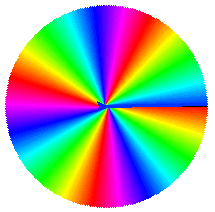

The script that drew this image:
"""
   本程序需要coloradd模块支持,安装方法
   pip install coloradd
   技术支持微信 scratch8
"""
import turtle
from coloradd import coloradd

turtle.delay(0)
turtle.speed(0)
turtle.pensize(3)
turtle.colormode(255)      # 设定颜色模式为255

c = (255,0,0)
for _ in range(360):
    turtle.fd(100)         # 前进100个单位
    turtle.bk(100)         # 倒退100个单位
    c = coloradd(c,0.01)   # 颜色增加0.01
    turtle.color(c)        # 把c设为海龟画笔颜色
    turtle.rt(1)           # 右转1度
    
turtle.done()              # 事件循环
